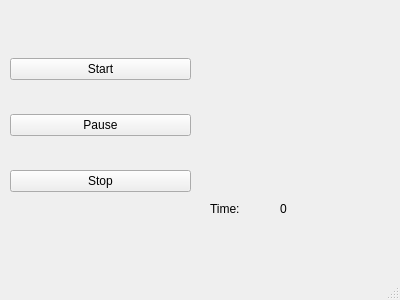
<?xml version="1.0" encoding="UTF-8"?>
<ui version="4.0">
    <author/>
    <comment/>
    <exportmacro/>
    <class>MW_UI::MainView</class>
    <widget class="QMainWindow" name="MW_UI::MainView">
        <property name="geometry">
            <rect>
                <x>0</x>
                <y>0</y>
                <width>400</width>
                <height>300</height>
            </rect>
        </property>
        <property name="windowTitle">
            <string>Recorder</string>
        </property>
        <widget class="QWidget" name="centralwidget">
            <widget class="QWidget" name="verticalLayoutWidget">
                <property name="geometry">
                    <rect>
                        <x>500</x>
                        <y>210</y>
                        <width>160</width>
                        <height>80</height>
                    </rect>
                </property>
                <layout class="QVBoxLayout" name="verticalLayout"/>
            </widget>
            <widget class="QWidget" name="verticalLayoutWidget_2">
                <property name="geometry">
                    <rect>
                        <x>10</x>
                        <y>30</y>
                        <width>181</width>
                        <height>191</height>
                    </rect>
                </property>
                <layout class="QVBoxLayout" name="verticalLayout_2">
                    <item>
                        <widget class="QPushButton" name="startButton">
                            <property name="text">
                                <string>Start</string>
                            </property>
                        </widget>
                    </item>
                    <item>
                        <widget class="QPushButton" name="pauseButton">
                            <property name="text">
                                <string>Pause</string>
                            </property>
                        </widget>
                    </item>
                    <item>
                        <widget class="QPushButton" name="stopButton">
                            <property name="text">
                                <string>Stop</string>
                            </property>
                        </widget>
                    </item>
                </layout>
            </widget>
            <widget class="QLabel" name="label">
                <property name="geometry">
                    <rect>
                        <x>210</x>
                        <y>200</y>
                        <width>58</width>
                        <height>18</height>
                    </rect>
                </property>
                <property name="text">
                    <string>Time:</string>
                </property>
            </widget>
            <widget class="QLabel" name="recordingTime">
                <property name="geometry">
                    <rect>
                        <x>280</x>
                        <y>200</y>
                        <width>58</width>
                        <height>18</height>
                    </rect>
                </property>
                <property name="text">
                    <string>0</string>
                </property>
            </widget>
        </widget>
        <widget class="QMenuBar" name="menubar">
            <property name="geometry">
                <rect>
                    <x>0</x>
                    <y>0</y>
                    <width>400</width>
                    <height>30</height>
                </rect>
            </property>
        </widget>
        <widget class="QStatusBar" name="statusbar"/>
    </widget>
    <resources/>
    <connections/>
</ui>
